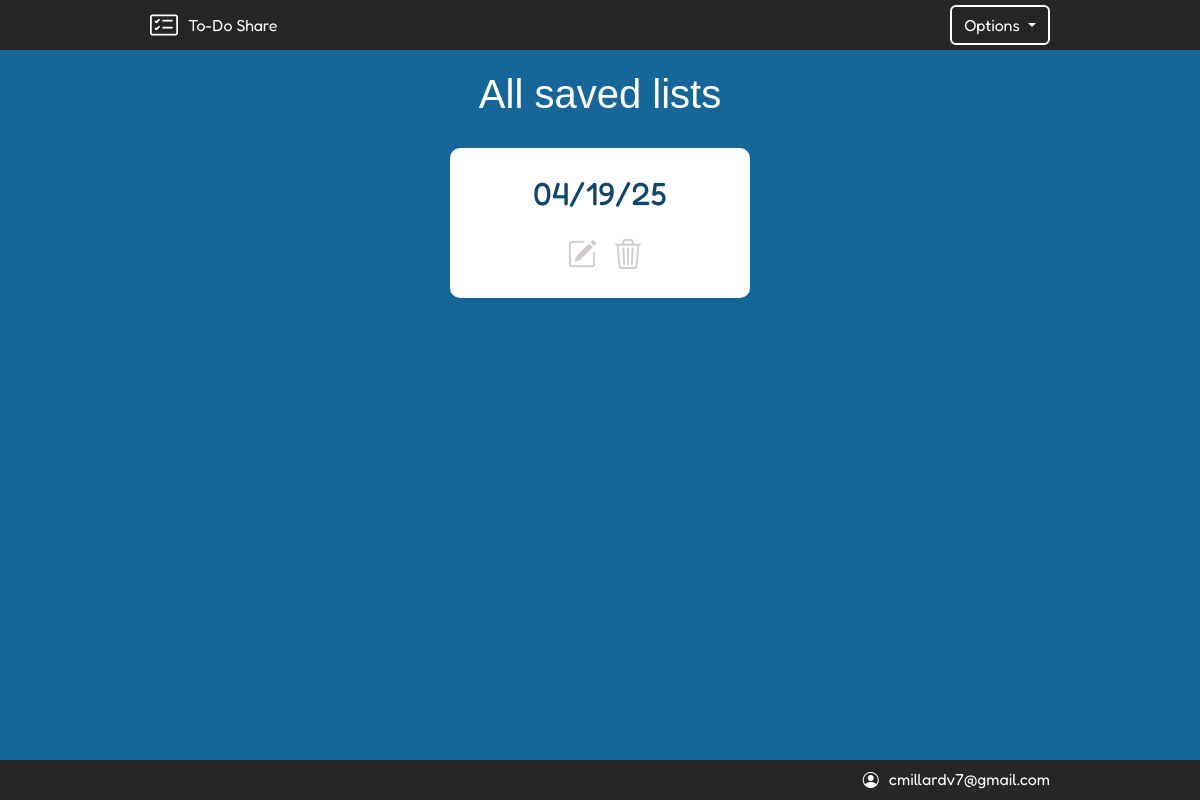
Page /all (signed in) on the earlier database version.
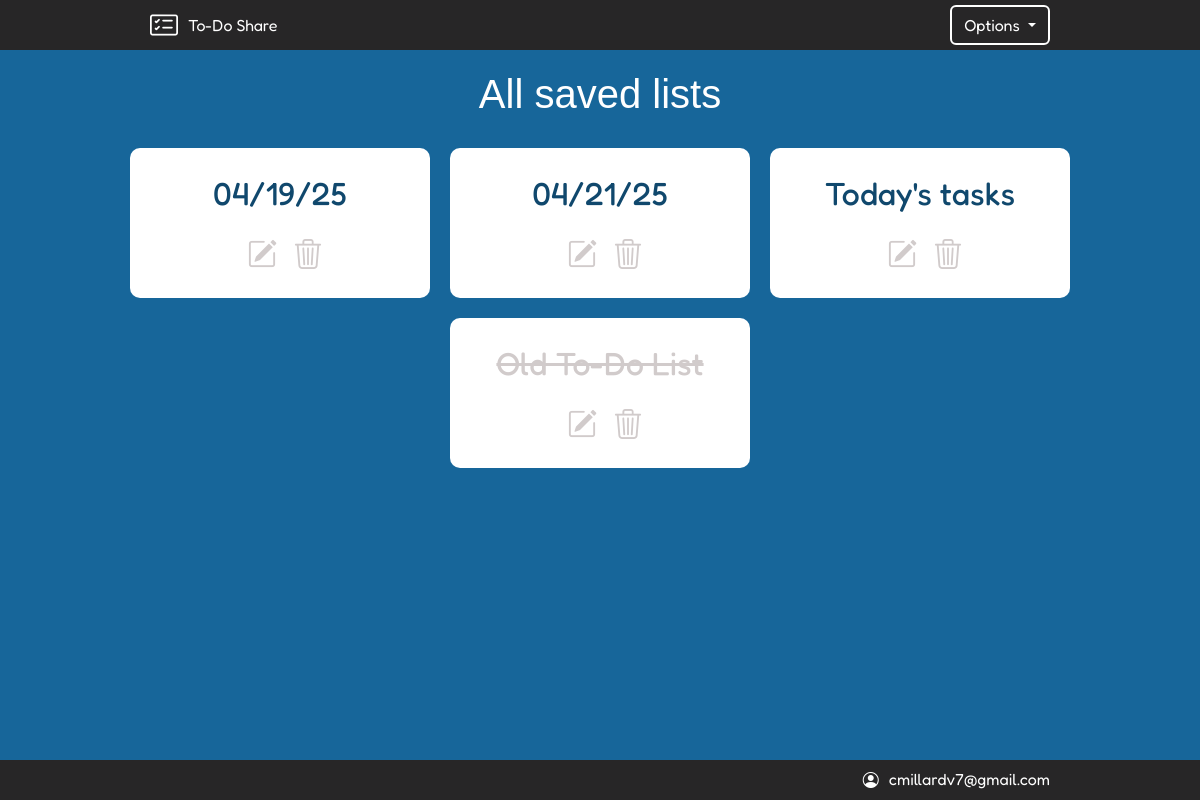
Same page on the later database version.
### main.py (models this page shows)
class ListName(db.Model):
    __tablename__ = "list_names"
    id: Mapped[int] = mapped_column(Integer, primary_key=True)
    list_name: Mapped[str] = mapped_column(String(250), nullable=False)
    list_users: Mapped[List['Users']] = relationship(secondary=relationships_table, back_populates="list_names")
    list_items: Mapped[List['ToDoItem']] = relationship(cascade="all, delete-orphan")
    list_url_id: Mapped[str] = mapped_column(String(), nullable=False, unique=True)

class Users(db.Model, UserMixin):
    __tablename__ = "users"
    id: Mapped[int] = mapped_column(Integer, primary_key=True)
    email: Mapped[str] = mapped_column(String(250), nullable=False, unique=True)
    password: Mapped[str] = mapped_column(String(250), nullable=False)
    list_names: Mapped[List['ListName']] = relationship(secondary=relationships_table, back_populates="list_users")

### main.py (the view)
@app.route("/all")
@login_required
def all_lists():
    error_message=request.args.get('error_message')
    session['list_items'] = []
    ongoing_lists = []
    finished_lists = []
    session['first_access'] = True
    for list in current_user.list_names:
        if not any(item.is_done == False for item in list.list_items):
            finished_lists.append(list)
        else:
            ongoing_lists.append(list)
    return render_template("lists.html", current_user=current_user, finished_lists=finished_lists, ongoing_lists=ongoing_lists, error_message=error_message)

### main.py (called while the page is built)
@login_manager.user_loader
def load_user(user_id):
    return db.get_or_404(Users, user_id)

def login_required(func):
    @wraps(func)
    def decorated_function(*args, **kwargs):
        if current_user.is_authenticated:
            return func(*args, **kwargs)
        return redirect(url_for('log_in'))
    return decorated_function

### templates/lists.html (shortened to what this page needs)
{% include 'header.html' %}
<main id="all-lists-main">
        <h1 id="all-lists-headline">All saved lists</h1>
        <div id="list-card-holder">
                {% set delete_list_url = url_for('delete_list') %}
                {% for list in ongoing_lists %}
                <div class="list-card">
                        <h2 class="list-card-name">{{ list.list_name }}</h2>
                        <div class="card-button-div">
                            <a href="{{ url_for('edit_list', list_url_id=list.list_url_id) }}"><i class="bi bi-pencil-square"></i></a>
                            <button type="button" class="btn btn-secondary delete-list-btn" data-bs-container="body" data-bs-toggle="popover" data-bs-placement="top" data-bs-content="<p class='delete-p'>Delete this list?</p>
                                    <form action='/delete-list' methods='DELETE'>
                                            <input type='hidden' name='list_name_id' value='{{ list.id }}'>
                                            <button type='submit' class='btn btn-primary pop-delete-btn'>Delete</button>
                                    </form>">
                                    <i class="bi bi-trash3"></i>
                            </button>
                        </div>
                </div>
                {% endfor %}
                {% for list in finished_lists %}
                 <div class="list-card done">
                        <h2 class="list-done-name"><s>{{ list.list_name }}</s></h2>
                        <div class="card-button-div">
                            <a href="{{ url_for('edit_list', list_url_id=list.list_url_id) }}"><i class="bi bi-pencil-square"></i></a>
                            <button type="button" class="btn btn-secondary delete-list-btn" data-bs-container="body" data-bs-toggle="popover" data-bs-placement="top" data-bs-content="<p class='delete-p'>Delete this list?</p>
                                    <form action='/delete-list' methods='DELETE'>
                                            <input type='hidden' name='list_name_id' value='{{ list.id }}'>
                                            <button type='submit' class='btn btn-primary pop-delete-btn'>Delete</button>
                                    </form>">
                                    <i class="bi bi-trash3"></i>
                            </button>
                        </div>
                </div>
                {% endfor %}
        </div>
</main>
{% include 'footer.html' %}

### templates/header.html (shortened to what this page needs)
<!DOCTYPE html>
<html lang="en">
<head>
    {{ bootstrap.load_css() }}
    <link rel="stylesheet" href="https://cdn.jsdelivr.net/npm/bootstrap-icons@1.11.3/font/bootstrap-icons.min.css">
    <link rel="stylesheet" href="{{ url_for('static', filename='css/styles.css') }}">
</head>
<body>
    <header id="top-bar" >
        <div id="top-bar-title">
            <i class="bi bi-card-checklist"></i><span>To-Do Share</span>
        </div>
        {% if not current_user.is_authenticated %}
        <div class="dropdown">
          <button class="btn btn-secondary dropdown-toggle" type="button" data-bs-toggle="dropdown" aria-expanded="false">
            Options
          </button>
          <ul class="dropdown-menu">
              <li><a class="dropdown-item" href='{{ url_for("log_in") }}'>Log in</a></li>
              <li><a class="dropdown-item" href='{{ url_for("sign_up") }}'>Sign up</a></li>
          </ul>
        </div>
        {% else %}
        <div class="dropdown">
          <button class="btn btn-secondary dropdown-toggle" type="button" data-bs-toggle="dropdown" aria-expanded="false">
            Options
          </button>
        </div>
        {% endif %}
    </header>

### templates/footer.html (shortened to what this page needs)
        <footer>
            <div id="footer-bar">
                {% if current_user.is_authenticated %}
                <i class="bi bi-person-circle"></i>
                <span id="top-bar-email">{{ current_user.email }}</span>
                {% endif %}
            </div>
        </footer>
    </body>
</html>

### static/css/styles.css (style rules this page uses)
a { white-space: nowrap; }
#all-lists-headline { color: white; font-family: "Merriweather Sans", sans-serif; font-size: 40px; text-align: center; margin: 20px 0; }
#all-lists-main { display: block; min-height: calc(100vh - 110px); }
.dropdown-toggle { background-color: #272627; border-color: white; border-width: 2px; font-family: "Fredoka", sans-serif; height: 40px; }
#footer-bar { align-items: center; background-color: #272627; display: flex; justify-content: end; width: 100%; height: 40px; padding-right: 150px; }
html, body { background-color: #17669a; }
.list-card { align-items: center; background-color: white; border-radius: 10px; display: flex; flex-direction: column; min-height: 150px; width: 300px; justify-content: center; margin: 10px; text-align: center; padding: 10px; }
#list-card-holder { display: flex; flex-wrap: wrap; justify-content: center; width: 100%; padding: 0 80px 80px 80px; }
main { align-items: center; display: flex; width: 100%; min-height: calc(100vh - 90px); }
#top-bar { align-items: center; display: flex; background-color: #272627; flex-wrap: wrap; height: 50px; width: 100%; padding: 0 150px; }
#top-bar-email { color: white; margin-bottom: 2px; }
#top-bar-title { align-items: center; display: flex; flex: 1 1 50%; justify-content: start; color: white; }
i.bi-card-checklist { color: white; font-size: 1.75rem !important; line-height: 1; margin-right: 10px; }
i.bi-trash3, i.bi-pencil-square { color: rgb(209, 203, 203); font-size: 30px; line-height: 1; }
i.bi-pencil-square { margin: 10px; }
i.bi-person-circle { color: white; line-height: 1; margin-right: 10px; }
span { font-family: "Fredoka", sans-serif; }
.card-button-div { display: flex; justify-content: space-evenly; width: 35%; }
.list-card-name, .list-done-name { color: #10486d; font-family: "Fredoka", sans-serif; font-weight: 450; margin-bottom: 25px; max-width: 100%; overflow-wrap: break-word; }
.list-done-name { color: rgb(209, 203, 203); margin-bottom: 25px; }
.delete-list-btn { color: rgb(209, 203, 203); background-color: white; border-width: 0; padding: 0; }

Differences in the rows shown:
added ListName: list_name "04/21/25", {{ list.id }} 5 (drawn), shown under "All saved lists"
added ListName: list_name "Today's tasks", {{ list.id }} 6 (drawn), shown under "All saved lists"
added ListName: list_name "Old To-Do List", {{ list.id }} 7 (drawn)
